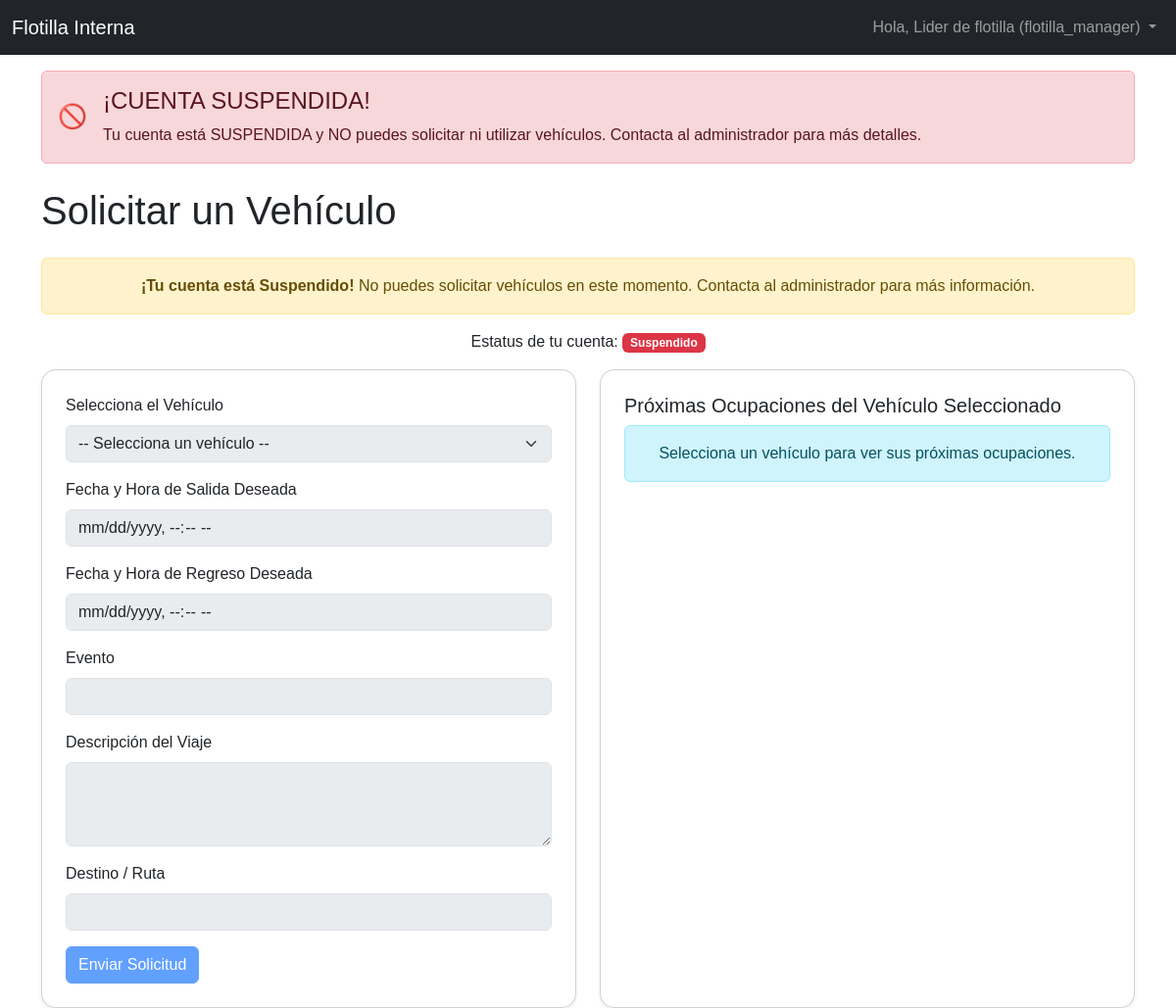
The page /solicitar_vehiculo.php (signed in) on the database its author committed.
### tables this page shows
CREATE TABLE `usuarios` (
  `id` int(11) NOT NULL,
  `nombre` varchar(255) NOT NULL,
  `correo_electronico` varchar(255) NOT NULL,
  `password` varchar(255) DEFAULT NULL,
  `rol` enum('admin','empleado','flotilla_manager') NOT NULL DEFAULT 'empleado',
  `estatus_cuenta` enum('pendiente_aprobacion','activa','rechazada','inactiva') NOT NULL DEFAULT 'pendiente_aprobacion',
  `estatus_usuario` enum('activo','amonestado','suspendido') NOT NULL DEFAULT 'activo',
  `google_id` varchar(255) DEFAULT NULL,
  `fecha_creacion` datetime DEFAULT current_timestamp(),
  `ultima_sesion` datetime DEFAULT NULL
);

### public/solicitar_vehiculo.php (the view, shortened to what this page needs)
<?php
$db = connectDB();
if (isset($_SESSION['user_id']) && $db) {
    try {
        $stmt_user_full_status = $db->prepare("SELECT estatus_usuario FROM usuarios WHERE id = :user_id");
        $stmt_user_full_status->bindParam(':user_id', $_SESSION['user_id']);
        $stmt_user_full_status->execute();
        $user_full_status_result = $stmt_user_full_status->fetch(PDO::FETCH_ASSOC);
        if ($user_full_status_result) {
            $current_user_estatus_usuario = $user_full_status_result['estatus_usuario'];
        }
    } catch (PDOException $e) {
        error_log("Error al obtener estatus de usuario/amonestaciones para banner: " . $e->getMessage());
        $current_user_estatus_usuario = 'activo';
        $error_message = 'Error al cargar tu estatus o amonestaciones. Contacta al administrador.';
    }
}
$fecha_salida_solicitada = '';
$fecha_regreso_solicitada = '';
$evento = '';
$destino = '';
?>
<!DOCTYPE html>
<html lang="es">
<head>
    <link href="https://cdn.jsdelivr.net/npm/bootstrap@5.3.0/dist/css/bootstrap.min.css" rel="stylesheet">
    <link rel="stylesheet" href="css/style.css">
    <link rel="stylesheet" href="https://cdn.jsdelivr.net/npm/flatpickr/dist/flatpickr.min.css">
</head>
<body>
    <?php
    require_once '../app/includes/navbar.php';
    ?>
    <?php require_once '../app/includes/alert_banner.php';
    ?>
    <div class="container mt-4">
        <h1 class="mb-4">Solicitar un Vehículo</h1>
        <?php if ($current_user_estatus_usuario === 'suspendido' || $current_user_estatus_usuario === 'amonestado'): ?>
            <div class="alert alert-warning text-center" role="alert">
                <strong>¡Tu cuenta está <?php echo htmlspecialchars(ucfirst($current_user_estatus_usuario)); ?>!</strong> No puedes solicitar vehículos en este momento. Contacta al administrador para más información.
            </div>
            <p class="text-center">Estatus de tu cuenta: <span class="badge bg-<?php echo ($current_user_estatus_usuario === 'suspendido' ? 'danger' : 'warning text-dark'); ?>"><?php echo htmlspecialchars(ucfirst($current_user_estatus_usuario)); ?></span></p>
        <?php endif; ?>
        <div class="row">
            <div class="col-md-6">
                <div class="card p-4 shadow-sm">
                    <form action="solicitar_vehiculo.php" method="POST">
                        <div class="mb-3">
                            <label for="vehiculo_id" class="form-label">Selecciona el Vehículo</label>
                            <select class="form-select" id="vehiculo_id" name="vehiculo_id" <?php echo ($current_user_estatus_usuario === 'suspendido' || $current_user_estatus_usuario === 'amonestado') ? 'disabled' : ''; ?> required>
                                <option value="">-- Selecciona un vehículo --</option>
                            </select>
                        </div>
                        <div class="mb-3">
                            <label for="fecha_salida_solicitada" class="form-label">Fecha y Hora de Salida Deseada</label>
                            <input type="datetime-local" class="form-control" id="fecha_salida_solicitada" name="fecha_salida_solicitada" value="<?php echo htmlspecialchars($fecha_salida_solicitada); ?>" <?php echo ($current_user_estatus_usuario === 'suspendido' || $current_user_estatus_usuario === 'amonestado') ? 'disabled' : ''; ?> required>
                        </div>
                        <div class="mb-3">
                            <label for="fecha_regreso_solicitada" class="form-label">Fecha y Hora de Regreso Deseada</label>
                            <input type="datetime-local" class="form-control" id="fecha_regreso_solicitada" name="fecha_regreso_solicitada" value="<?php echo htmlspecialchars($fecha_regreso_solicitada); ?>" <?php echo ($current_user_estatus_usuario === 'suspendido' || $current_user_estatus_usuario === 'amonestado') ? 'disabled' : ''; ?> required>
                        </div>
                        <div class="mb-3">
                            <label for="evento" class="form-label">Evento</label>
                            <input type="text" class="form-control" id="evento" name="evento" value="<?php echo htmlspecialchars($evento); ?>" <?php echo ($current_user_estatus_usuario === 'suspendido' || $current_user_estatus_usuario === 'amonestado') ? 'disabled' : ''; ?> required>
                        </div>
                        <div class="mb-3">
                            <label for="descripcion" class="form-label">Descripción del Viaje</label>
                            <textarea class="form-control" id="descripcion" name="descripcion" rows="3" <?php echo ($current_user_estatus_usuario === 'suspendido' || $current_user_estatus_usuario === 'amonestado') ? 'disabled' : ''; ?> required><?php echo htmlspecialchars($descripcion); ?></textarea>
                        </div>
                        <div class="mb-3">
                            <label for="destino" class="form-label">Destino / Ruta</label>
                            <input type="text" class="form-control" id="destino" name="destino" value="<?php echo htmlspecialchars($destino); ?>" <?php echo ($current_user_estatus_usuario === 'suspendido' || $current_user_estatus_usuario === 'amonestado') ? 'disabled' : ''; ?> required>
                        </div>
                        <button type="submit" class="btn btn-primary" <?php echo ($current_user_estatus_usuario === 'suspendido' || $current_user_estatus_usuario === 'amonestado') ? 'disabled' : ''; ?>>Enviar Solicitud</button>
                    </form>
                </div>
            </div>
            <div class="col-md-6">
                <div class="card p-4 shadow-sm h-100">
                    <h5 class="card-title">Próximas Ocupaciones del Vehículo Seleccionado</h5>
                    <div class="alert alert-info text-center" id="no_vehicle_selected_message" style="display: block;">
                        Selecciona un vehículo para ver sus próximas ocupaciones.
                    </div>
                </div>
            </div>
        </div>
    </div>
</body>
</html>

### app/includes/alert_banner.php
<?php
if (isset($current_user_estatus_usuario) && ($current_user_estatus_usuario === 'amonestado' || $current_user_estatus_usuario === 'suspendido')):
    $alert_class = 'alert-warning';
    $alert_icon = '⚠️';
    $alert_title = '¡ATENCIÓN!';
    $alert_message = '';
    if ($current_user_estatus_usuario === 'amonestado') {
        $alert_class = 'alert-warning';
        $alert_icon = '⚠️';
        $alert_title = '¡Usuario AMONESTADO!';
        $alert_message = 'Tu cuenta ha sido amonestada. Tienes ' . htmlspecialchars($current_user_amonestaciones_count) . ' amonestación(es) registrada(s).';
        if ($current_user_amonestaciones_count > 0 && !empty($current_user_recent_amonestaciones_text)) {
            $alert_message .= ' Amonestaciones recientes: ' . htmlspecialchars($current_user_recent_amonestaciones_text) . '.';
        }
        $alert_message .= ' Continúa con el buen uso de los vehículos para evitar suspensiones.';
    } elseif ($current_user_estatus_usuario === 'suspendido') {
        $alert_class = 'alert-danger';
        $alert_icon = '🚫';
        $alert_title = '¡CUENTA SUSPENDIDA!';
        $alert_message = 'Tu cuenta está SUSPENDIDA y NO puedes solicitar ni utilizar vehículos. Contacta al administrador para más detalles.';
    }
?>
    <div class="container mt-3">
        <div class="alert <?php echo $alert_class; ?> d-flex align-items-center" role="alert">
            <span class="fs-4 me-3"><?php echo $alert_icon; ?></span>
            <div>
                <h4 class="alert-heading"><?php echo $alert_title; ?></h4>
                <p class="mb-0"><?php echo $alert_message; ?></p>
            </div>
        </div>
    </div>
<?php endif; ?>

### public/css/style.css (style rules this page uses)
body { font-family: Arial, sans-serif; }
.card { border-radius: 15px; }
.btn-primary { background-color: #007bff; border-color: #007bff; }

### rows shown on the page
usuarios: estatus_usuario "🚫", estatus_usuario "¡CUENTA SUSPENDIDA!", estatus_usuario "Tu cuenta está SUSPENDIDA y NO puedes solicitar ni utilizar vehículos. Contacta al administrador para más detalles.", estatus_usuario "Suspendido"

### other values the page prints
$nombre_usuario_sesion "Lider de flotilla"
$rol_usuario_sesion "flotilla_manager"
